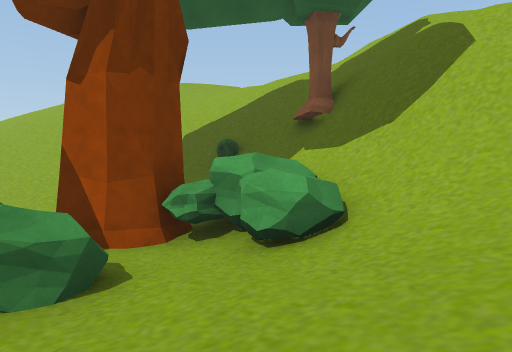
view 1 (above)

24 first-person views from a walk through a Unity game level. The camera is 1.3 m above the floor, tilts 2° down and sees 70° across. The floor is counted in squares, 1.99 m on a side. Each view is taken from the middle of a square. On the plan, view 1 faces up. The plan holds only what a view shows up to about 11 squares ahead; the rest is blank. The place goes on beyond the plan. Some trees and plants on the terrain are drawn as simple stand-ins. The player character is not drawn. Some animated figures are not drawn. Some surface patterns are stand-ins.

view 2
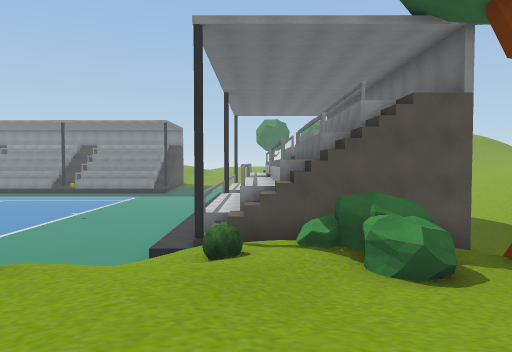

view 3
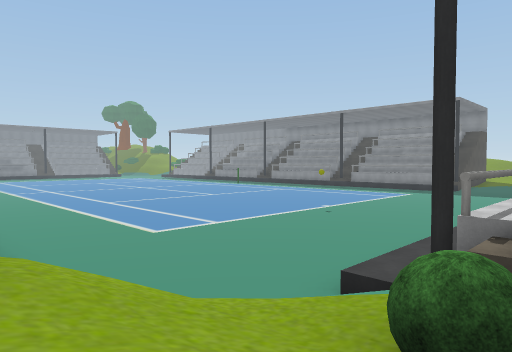

view 4
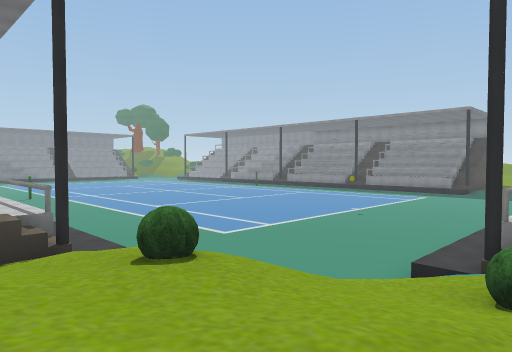

view 5
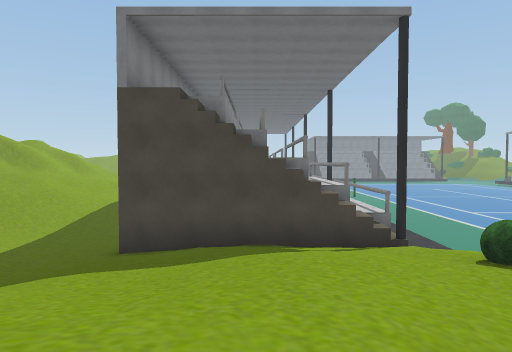

view 6
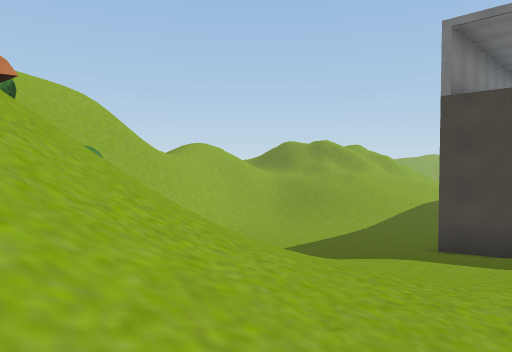

view 7
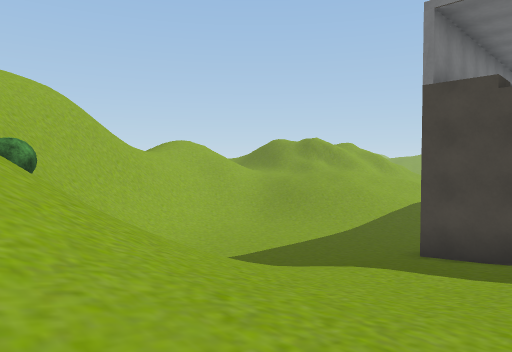

view 8
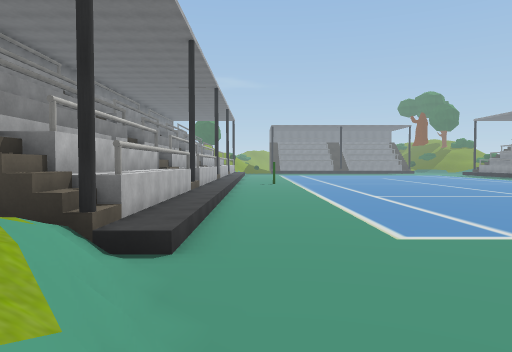

view 9
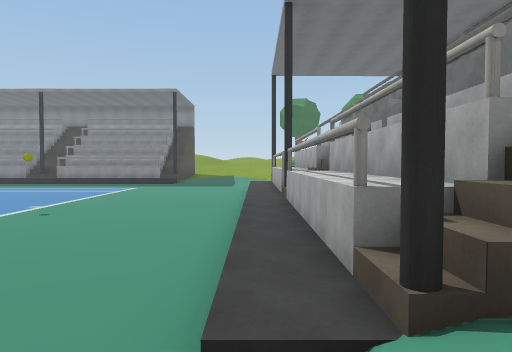

view 10
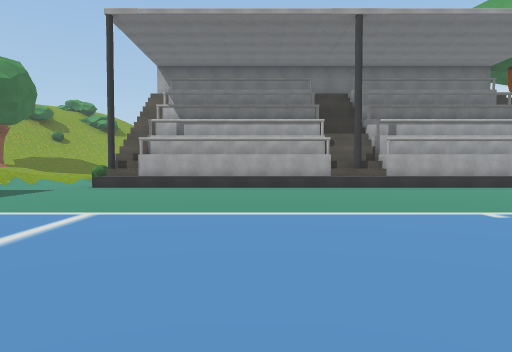

view 11
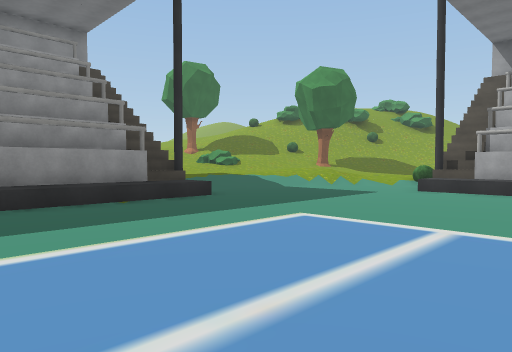

view 12
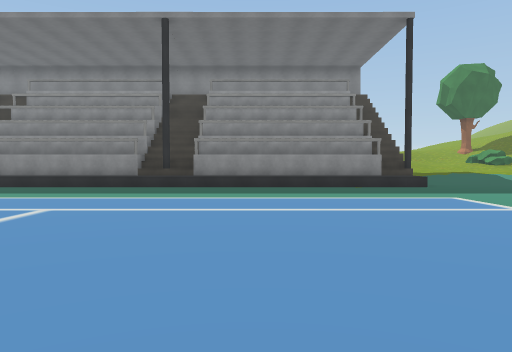

view 13
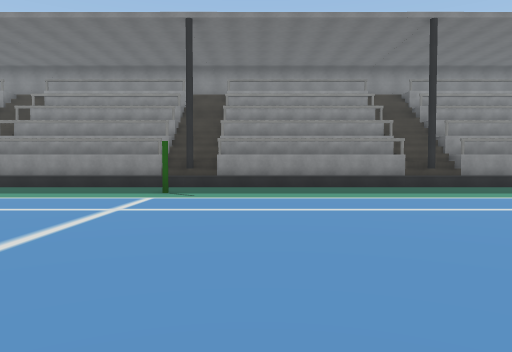

view 14
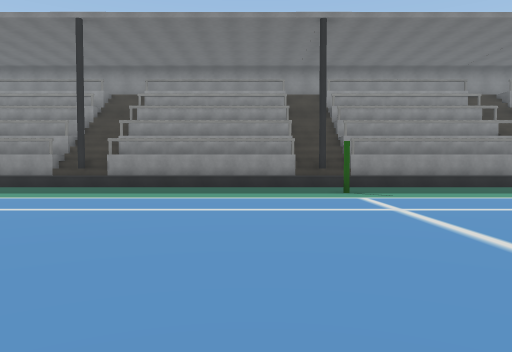

view 15
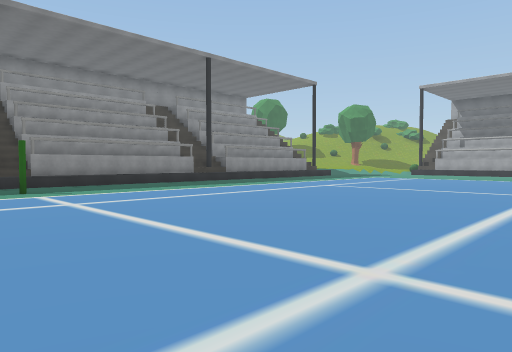

view 16
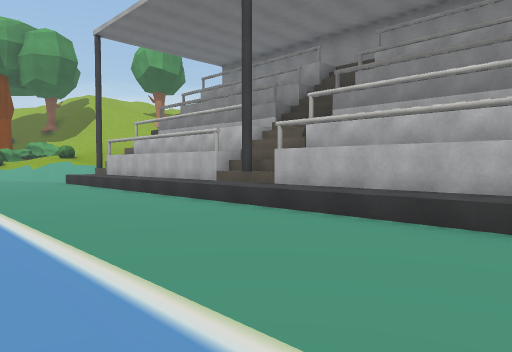

view 17
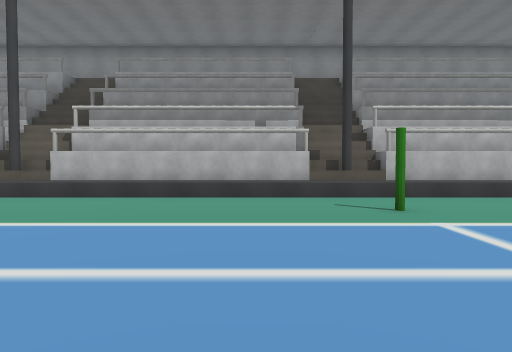

view 18
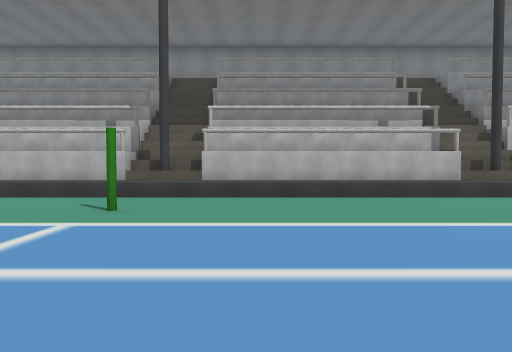

view 19
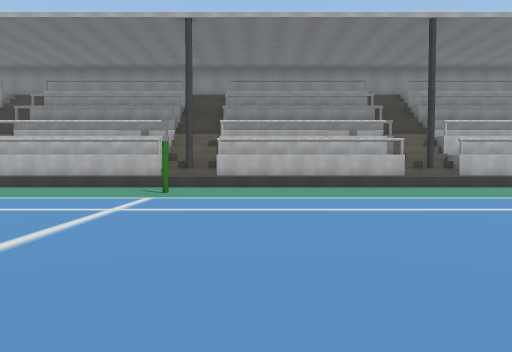

view 20
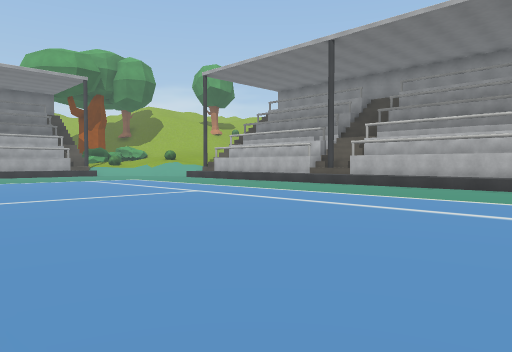

view 21
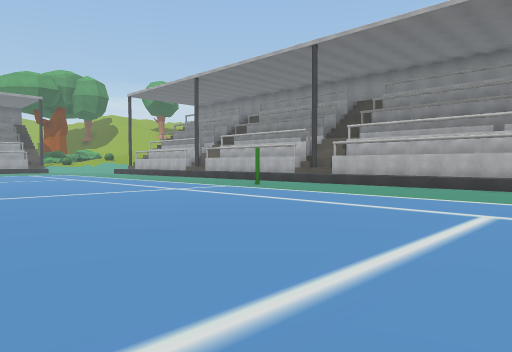

view 22
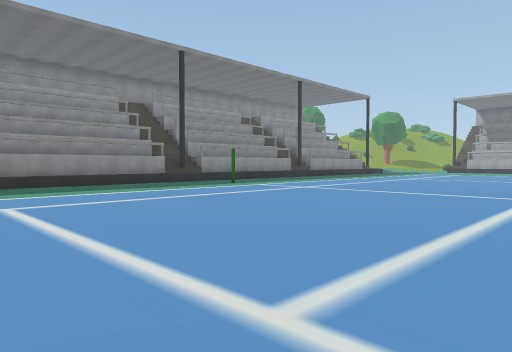

view 23
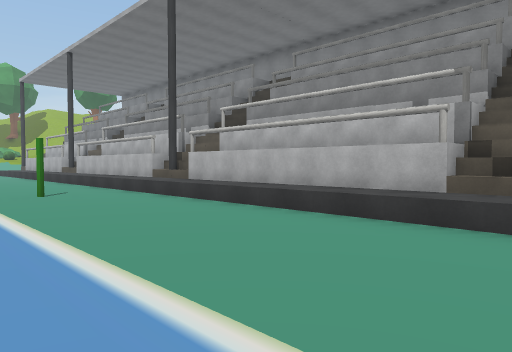

view 24
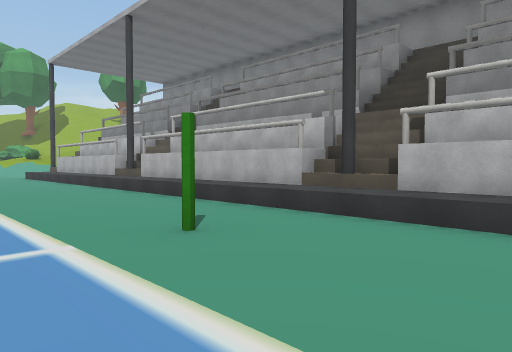

### Floor plan
Key: @ floor where view 1 was taken; # wall or solid block; . main floor; : floor 0.5 m higher than the main floor; + floor 1.25 m higher than the main floor; / step, stairs or slope; = window, fence, low wall or low ledge; ^ raised ledge; B bush; T tree.
Columns run from 24 left of view 1 to 11 right of it. Each row starts with its distance up from view 1.
 10                   //  ////////
  9                   //  /B/=////
  8                 ///     /TT//
  7                 ....  T  /#//
  6                   .//T##=/#=/
  5                 ####/T#T#===/
  4                  ##= ^/+#=//
  3      #            #= ^^///////T
  2      #            # ^^+///////T B
  1    /B##           # /B///////// B =#
  0  //..###############/B//@//////   ##
 -1  /...===============//////////    /#
 -2 :/...................//B///////   //
 -3 :.....................//////////.///
 -4 /.....................//////////..//
 -5  ......................////////..../
 -6 ##^...................:###=###.....
 -7 ##^...................:=##=# #.../
 -8  #^.........  ........:=##=# #..//
 -9  #^.........  ........:=##=# #.///
-10  #^.......... ........:=##=# #
-11  #^.........  ........:=##=#
-12  ^^......... .........:=##=#
-13  ^^......... .........:##### #
-14  #^...................:=^##  #
-15  #^...................:=##   #
-16  #^...................:=##   #
-17  #^...................:=#    #
-18  #^...................:=#    #
-19 ##^...................:##    #
-20 #^^.#...............#.:##    #
-21  #^...................:=#    #
-22  #^...................:=#    #
-23  #^...................:=#    #
-24  #^...................:=#    #
-25  #^...................:=#    #
-26  #^...................:=#    #
-27  ^^...................:##
-28  ^^..     ......  ....:=#

Positions as (right, up) in squares from view 1, and headings:
1: (0, 0), facing up
2: (3, 1), facing left
3: (-1, 1), facing down-left
4: (1, 1), facing down-left
5: (2, 2), facing down
6: (2, 3), facing down-right
7: (2, 2), facing down-right
8: (-3, -1), facing down
9: (-3, -1), facing left
10: (-15, -11), facing up
11: (-16, -10), facing up-left
12: (-12, -10), facing left
13: (-12, -18), facing left
14: (-12, -22), facing left
15: (-11, -22), facing up-left
16: (-6, -18), facing up-right
17: (-9, -18), facing right
18: (-9, -22), facing right
19: (-12, -22), facing right
20: (-12, -20), facing up-right
21: (-12, -28), facing up-right
22: (-11, -28), facing up-left
23: (-6, -28), facing up-right
24: (-6, -23), facing up-right
